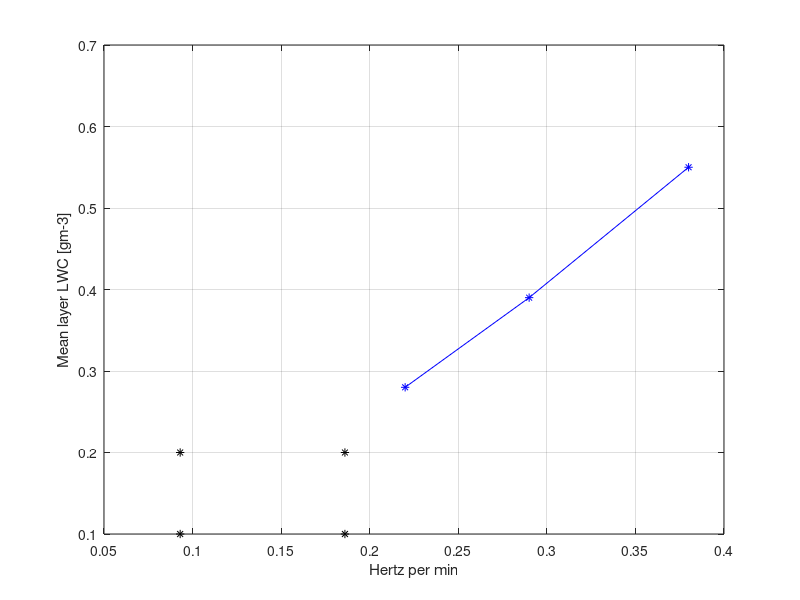

This figure's MATLAB source:
LWC      = [0.55 0.39 0.28];
Hzpermin = [0.38 0.29 0.22];

figure
plot(Hzpermin,LWC,'b*-');
hold on;
grid on;
plot(0.093,0.1,'k*');
plot(0.186,0.1,'k*');
plot(0.093,0.2,'k*');
plot(0.186,0.2,'k*');

xlabel('Hertz per min');
ylabel('Mean layer LWC [gm-3]');

